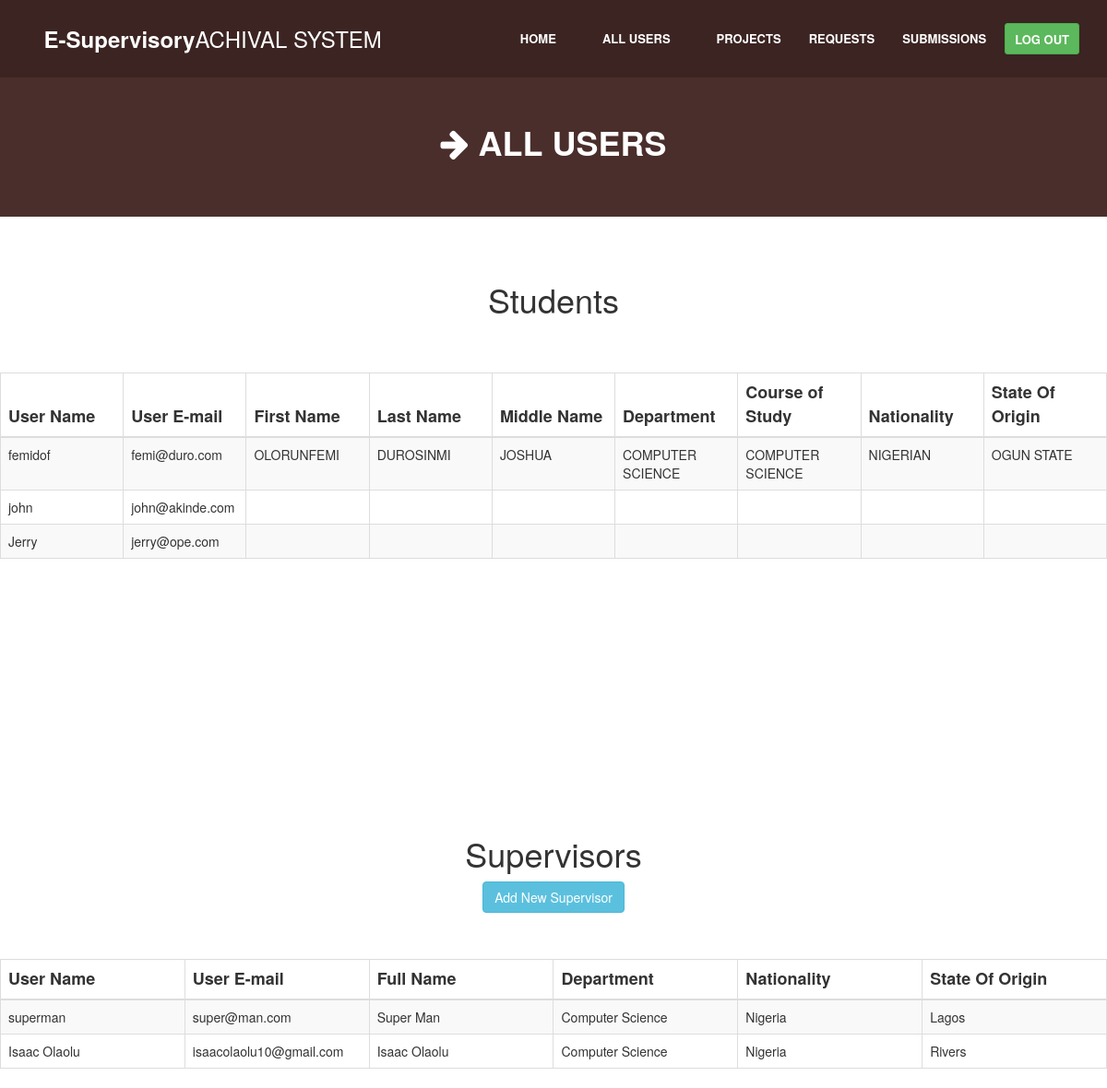
The page /admin/users.php (signed in) on the database its author committed.
### tables this page shows
CREATE TABLE IF NOT EXISTS `users` (
  `idUsers` int(11) NOT NULL AUTO_INCREMENT,
  `uidUsers` tinytext NOT NULL,
  `emailUsers` tinytext NOT NULL,
  `pwdUsers` longtext NOT NULL,
  `firstname` varchar(200) NOT NULL,
  `lastname` varchar(200) NOT NULL,
  `middlename` varchar(200) NOT NULL,
  `department` varchar(200) NOT NULL,
  `course` varchar(200) NOT NULL,
  `nationality` varchar(200) NOT NULL,
  `stateoforigin` varchar(200) NOT NULL,
  `profileext` varchar(10) NOT NULL DEFAULT 'n/a',
  PRIMARY KEY (`idUsers`)
);

CREATE TABLE IF NOT EXISTS `supervisors` (
  `super_id` int(11) NOT NULL AUTO_INCREMENT,
  `super_user` tinytext NOT NULL,
  `super_email` tinytext NOT NULL,
  `super_pass` longtext NOT NULL,
  `super_fullname` varchar(200) NOT NULL,
  `super_department` varchar(200) NOT NULL,
  `super_nationality` varchar(200) NOT NULL,
  `stateoforigin` varchar(200) NOT NULL,
  PRIMARY KEY (`super_id`)
);

### admin/users.php (the view, shortened to what this page needs)
<?php
    require "header.php";
    ?>
<section class="site-section site-section-light site-section-top themed-background-dark-fire">
      <div class="container">
                    <h1 class="text-center animation-slideDown"><i class="fa fa-arrow-right"></i> <strong>ALL USERS</strong></h1>
                </div>
</section>
<div class="site-content site-section">
      <html>
    <head lang="en">
    <link type="text/css" rel="stylesheet" href="css\bootstrap.min.css">
    </head>
    <body>
                        <?php if(isset($_GET['new'])){
                        ?>
                        <div class="site-content site-section">
                                <div class="row">
                                    <div class="col-sm-6 col-sm-offset-3 col-lg-4 col-lg-offset-4 site-block">
                                    <div class="block-full">
                                    <form action="#" class="dropzone dz-clickable"><div class="dz-default dz-message"><span></span></div></form>
                                    </div>
                                            <legend> <a href="users.php" style="text-decoration:none;"> <i class="fa fa-mail-reply"></i> </a> Vital Info</legend>
                                            <p><?php if(isset($_POST['new_super'])) echo $msg; ?></p>
                          <form action="users.php?new?>" method="post">
                          <div class="form-group">
                              <div class="col-md-8">
                                <input type="text" class="form-control" placeholder="Username" name="Username" />
                              </div>
                          </div>
                          <br>
                          <div class="form-group">
                              <div class="col-md-8">
                                <input type="text" class="form-control" placeholder="E-Mail" name="Email" />
                              </div>
                          </div>
                          <br>
                          <div class="form-group">
                              <div class="col-md-8">
                                <input type="password" class="form-control" placeholder="Password" name="Password" />
                              </div>
                          </div>
                          <br>
                          <div class="form-group">
                              <div class="col-md-8">
                                  <input type="text" class="form-control" placeholder="Fullname" name="Fullname" />
                              </div>
                          </div>
                          <br>
                               <div class="form-group">
                              <div class="col-md-8">
                                  <input type="text" class="form-control" placeholder="Department" name="Department" />
                              </div>
                          </div>
                          <br>
                            <div class="form-group">
                              <div class="col-md-8">
                                  <input type="text" class="form-control" placeholder="Nationality" name="Nationality" />
                              </div>
                          </div>
                          <br>
                          <div class="form-group">
                              <div class="col-md-8">
                                  <input type="text" class="form-control" placeholder="State of Origin" name="State" />
                              </div>
                          </div>
                          <br>
                          <button class="btn btn-primary" type="submit" name="new_super" style="margin-top:10px;">
                            <i class="fa fa-save"></i>  Create User
                          </button>
                        </form>
                  </div>
              </div>
          </div>
<?php }else { ?>
         <div class="table-scrol">
        <h1 align="center">Students</h1>
    <div class="table-responsive">
    <table class="table table-bordered table-hover table-striped" style="table-layout: fixed">
        <thead>
        <tr>
            <th>User Name</th>
            <th>User E-mail</th>
            <th>First Name</th>
            <th>Last Name</th>
            <th>Middle Name</th>
            <th>Department</th>
            <th>Course of Study</th>
            <th>Nationality</th>
            <th>State Of Origin</th>
        </tr>
        </thead>
        <?php
        include("includes/dbh.inc.php");
        $view_users_query="select * from users";
        $run=mysqli_query($conn,$view_users_query);
        while($row=mysqli_fetch_array($run))
        {
            $user_name=$row[1];
            $user_email=$row[2];
            $user_fname=$row[4];
            $user_lname=$row[5];
            $user_mname=$row[6];
            $user_department=$row[7];
            $user_course=$row[8];
            $user_nationality=$row[9];
            $user_stateoforigin=$row[10];
        ?>
        <tr>
            <td><?php echo $user_name;  ?></td>
            <td><?php echo $user_email;  ?></td>
            <td><?php echo $user_fname;  ?></td>
            <td><?php echo $user_lname;  ?></td>
            <td><?php echo $user_mname;  ?></td>
            <td><?php echo $user_department;  ?></td>
            <td><?php echo $user_course;  ?></td>
            <td><?php echo $user_nationality;  ?></td>
            <td><?php echo $user_stateoforigin;  ?></td>
        </tr>
        <?php } ?>
    </table>
        </div>
</div>
<br>
<br>
<br>
<br>
<br>
<br>
<br>
<br>
<br>
<br>
<br>
<br>
<br>
<div class="table-scrol">
        <h1 align="center">Supervisors</h1>
        <center><a href="?new" class="btn btn-info">Add New Supervisor</a></center>
    <div class="table-responsive">
    <table class="table table-bordered table-hover table-striped" style="table-layout: fixed">
        <thead>
        <tr>
            <th>User Name</th>
            <th>User E-mail</th>
            <th>Full Name</th>
            <th>Department</th>
            <th>Nationality</th>
            <th>State Of Origin</th>
        </tr>
        </thead>
        <?php
        include("includes/dbh.inc.php");
        $view_users_query="select * from supervisors";
        $run=mysqli_query($conn,$view_users_query);
        while($row=mysqli_fetch_array($run))
        {
        ?>
        <tr>
            <td><?php echo $row['super_user'];  ?></td>
            <td><?php echo $row['super_email'];;  ?></td>
            <td><?php echo $row['super_fullname'];;  ?></td>
            <td><?php echo $row['super_department'];;  ?></td>
            <td><?php echo $row['super_nationality'];;  ?></td>
            <td><?php echo $row['stateoforigin'];;  ?></td>
        </tr>
        <?php } ?>
    </table>
        </div>
</div>
<?php } ?>
</body>
</html>
 </div>

### admin/css/main.css (style rules this page uses)
body { font-family: "Open Sans", "Helvetica Neue", Helvetica, Arial, sans-serif; color: #353535; background-color: #151515; }
.site-section { padding: 50px 0; }
.site-content { background-color: #ffffff; padding-bottom: 1px; }
.site-section-top { padding-top: 114px; overflow: hidden; }
.site-section-light { color: #ffffff; }
h1, h2, h3, h4, h5, h6, .h1, .h2, .h3, .h4, .h5, .h6, h1 small, h2 small, h3 small, h4 small, h5 small, h6 small, .h1 small, .h2 small, .h3 small, .h4 small, .h5 small, .h6 small { font-weight: 300; }
strong { font-weight: 600; }
a, a:hover, a:focus, .text-primary, .text-primary:hover { color: #1bbae1; }
.table thead > tr > th { font-size: 18px; font-weight: 600; }
.table thead > tr > th, .table thead > tr > td, .table tfoot > tr > th, .table tfoot > tr > td { padding-top: 14px; padding-bottom: 14px; }
.table thead > tr > th, .table tbody > tr > th, .table tfoot > tr > th, .table thead > tr > td, .table tbody > tr > td, .table tfoot > tr > td, .table tbody + tbody, .table-bordered, .table-bordered > thead > tr > th, .table-bordered > tbody > tr > th, .table-bordered > tfoot > tr > th, .table-bordered > thead > tr > td, .table-bordered > tbody > tr > td, .table-bordered > tfoot > tr > td { border-color: #f2f2f2; }
.btn { margin: 1px 0; border-width: 0; background-color: #ffffff; -webkit-transition: all ease-out 0.15s; transition: all ease-out 0.15s; }
.btn-info { background-color: #7abce7; border-color: #3498db; color: #ffffff; }
p, .table, .alert, .carousel { margin-bottom: 20px; }

### admin/css/themes.css (style rules this page uses)
.themed-background-dark-fire { background-color: #4a2e2b !important; }

### admin/users.php (style rules this page uses)
.table { margin-top: 50px; }

### rows shown on the page
users: uidUsers "femidof", emailUsers "femi@duro.com", firstname "OLORUNFEMI", lastname "DUROSINMI", middlename "JOSHUA", department "COMPUTER SCIENCE", course "COMPUTER SCIENCE", nationality "NIGERIAN", stateoforigin "OGUN STATE"
users: uidUsers "john", emailUsers "john@akinde.com"
users: uidUsers "Jerry", emailUsers "jerry@ope.com"
supervisors: super_user "superman", super_email "super@man.com", super_fullname "Super Man", super_department "Computer Science", super_nationality "Nigeria", stateoforigin "Lagos"
supervisors: super_user "Isaac Olaolu", super_email "isaacolaolu10@gmail.com", super_fullname "Isaac Olaolu", super_department "Computer Science", super_nationality "Nigeria", stateoforigin "Rivers"
